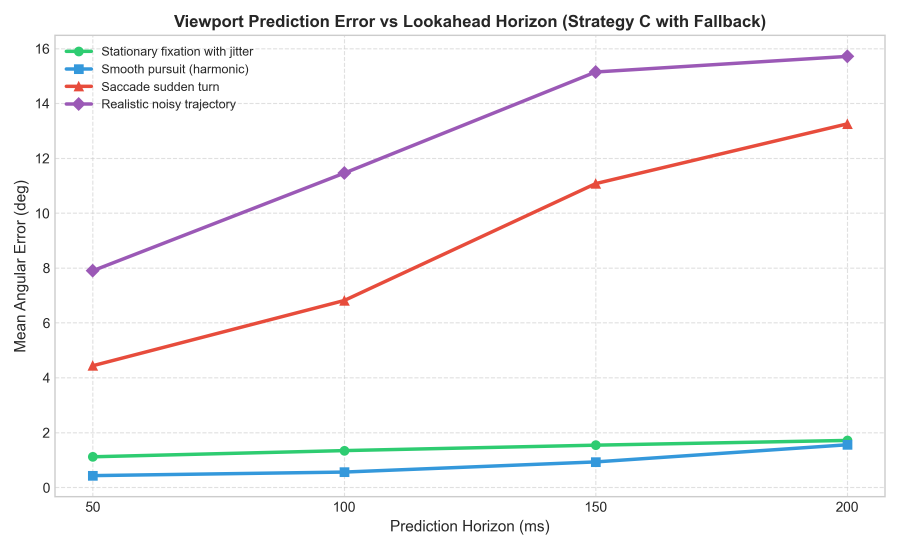
#> input picture experiments/prediction_error_vs_horizon.png, 2700 x 1650 px (shown at 1/3 size)
$ python -i video_codec.py   (imports and definitions only)
#> lines starting #> are read from the running program, lines starting #| are printed output that depends on the picture
"""H.264 / AVC video codec module using PyAV (FFmpeg / libx264).

This module implements:
1. Real H.264 encoding and decoding round-trips via PyAV.
2. Parameter validation for dimensions, bitrates, frame rates, and formats.
3. Explicit timestamps, time bases, and YUV420p pixel format.
4. Robust bitstream packetization and flushing.
5. Quality metrics: compressed bytes, encoding time, decoding time, PSNR, and SSIM.
6. Both standalone frame-level encode/decode and reusable streaming codec classes.

Limitations of Single-Frame H.264 Encoding:
------------------------------------------
H.264 is fundamentally an inter-frame (temporal) video codec relying on Groups
of Pictures (GOPs) with I-frames (Intra), P-frames (Predicted), and B-frames
(Bi-directional). When encoding a single standalone frame:
1. The encoder must emit full SPS (Sequence Parameter Set) and PPS (Picture
   Parameter Set) NAL units alongside an IDR (Instantaneous Decoder Refresh)
   keyframe.
2. Single-frame compression cannot leverage motion estimation or temporal
   redundancy.
3. Consequently, at very low bitrates, standalone single-frame H.264 carries
   header overhead compared to JPEG, whereas continuous video streams achieve
   far higher compression ratios through inter-frame prediction.
"""

from __future__ import annotations

import fractions
import io
import time
from typing import Any, Tuple, Union

import av
import numpy as np
from PIL import Image

from app.codecs.lossy import psnr


def _to_pil_rgb(img: Union[Image.Image, np.ndarray]) -> Image.Image:
    """Normalize input into an RGB PIL Image and validate."""
    if isinstance(img, Image.Image):
        if img.mode != "RGB":
            return img.convert("RGB")
        return img
    elif isinstance(img, np.ndarray):
        if img.ndim == 2:
            return Image.fromarray(img).convert("RGB")
        elif img.ndim == 3 and img.shape[2] in (3, 4):
            if img.shape[2] == 4:
                return Image.fromarray(img[..., :3].astype(np.uint8), "RGB")
            return Image.fromarray(img.astype(np.uint8), "RGB")
        else:
            raise ValueError(f"Unsupported numpy image shape: {img.shape}")
    else:
        raise TypeError(f"Expected PIL.Image or numpy.ndarray, got {type(img)}")


def validate_codec_params(width: int, height: int, bitrate_kbps: int, fps: int) -> None:
    """Validate encoding dimensions, bitrate, and frame rate."""
    if width <= 0 or height <= 0:
        raise ValueError(f"Dimensions must be positive, got {width}x{height}")
    if bitrate_kbps <= 0:
        raise ValueError(f"Bitrate must be positive, got {bitrate_kbps} kbps")
    if fps <= 0:
        raise ValueError(f"FPS must be positive, got {fps}")


# [59 lines left out: function compute_ssim, not called in this run]


def encode_frame(
    img: Union[Image.Image, np.ndarray],
    bitrate_kbps: int = 1000,
    fps: int = 30,
    preset: str = "veryfast",
    tune: str = "zerolatency",
) -> bytes:
    """Encode a single image into an Annex-B H.264 bitstream.

    Parameters:
        img: Input PIL Image or NumPy RGB array.
        bitrate_kbps: Target bitrate budget in kbps.
        fps: Target framerate for timebase configuration.
        preset: libx264 speed preset (default: 'veryfast').
        tune: libx264 tuning (default: 'zerolatency').

    Returns:
        Raw bytes of the H.264 bitstream (containing SPS, PPS, and IDR slice).
    """
    pil_img = _to_pil_rgb(img)
    w, h = pil_img.size
    validate_codec_params(w, h, bitrate_kbps, fps)

    # libx264 YUV420p requires even width and height
    pad_w = w % 2
    pad_h = h % 2
    if pad_w or pad_h:
        padded = Image.new("RGB", (w + pad_w, h + pad_h))
        padded.paste(pil_img, (0, 0))
        target_img = padded
        enc_w, enc_h = w + pad_w, h + pad_h
    else:
        target_img = pil_img
        enc_w, enc_h = w, h

    buf = io.BytesIO()
    try:
        container = av.open(buf, mode="w", format="h264")
        stream = container.add_stream("libx264", rate=fps)
        stream.width = enc_w
        stream.height = enc_h
        stream.pix_fmt = "yuv420p"
        stream.bit_rate = int(bitrate_kbps * 1000)
        stream.options = {"preset": preset, "tune": tune}

        vf = av.VideoFrame.from_image(target_img)
        vf.pts = 0
        vf.time_base = fractions.Fraction(1, fps)

        for pkt in stream.encode(vf):
            container.mux(pkt)
        for pkt in stream.encode(None):
            container.mux(pkt)

        container.close()
    except Exception as e:
        raise RuntimeError(f"H.264 encoding failed: {e}") from e

    data = buf.getvalue()
    if not data:
        raise RuntimeError("H.264 encoder produced empty bitstream")
    return data


# [35 lines left out: function decode_frame, not called in this run]


def h264_roundtrip(
    img: Union[Image.Image, np.ndarray],
    bitrate_kbps: int = 1000,
    fps: int = 30,
) -> Tuple[bytes, Image.Image, dict[str, Any]]:
    """Perform a complete H.264 encode/decode round-trip and measure metrics.

    Returns:
        (encoded_bytes, reconstructed_image, metrics_dict)
    """
    pil_img = _to_pil_rgb(img)
    orig_size = pil_img.size

    t0 = time.perf_counter()
    blob = encode_frame(pil_img, bitrate_kbps=bitrate_kbps, fps=fps)
    t1 = time.perf_counter()

    rec = decode_frame(blob, target_size=orig_size)
    t2 = time.perf_counter()

    encode_time_s = t1 - t0
    decode_time_s = t2 - t1

    psnr_val = psnr(pil_img, rec)
    ssim_val = compute_ssim(pil_img, rec)

    metrics = {
        "compressed_bytes": len(blob),
        "encode_time_s": encode_time_s,
        "decode_time_s": decode_time_s,
        "psnr_db": round(psnr_val, 2) if psnr_val != float("inf") else 99.0,
        "ssim": round(ssim_val, 4),
        "bitrate_kbps": bitrate_kbps,
        "fps": fps,
        "width": orig_size[0],
        "height": orig_size[1],
    }

    return blob, rec, metrics


class H264StreamEncoder:
    """Reusable streaming H.264 encoder for continuous sequence encoding.

    Maintains a continuous GOP, time base, and avoids per-frame container
    initialization overhead.
    """

    # [61 lines left out: functions __init__, encode_frame, flush, close, not called in this run]

>>> import cv2
>>> picture = cv2.imread('../../experiments/prediction_error_vs_horizon.png', cv2.IMREAD_GRAYSCALE)
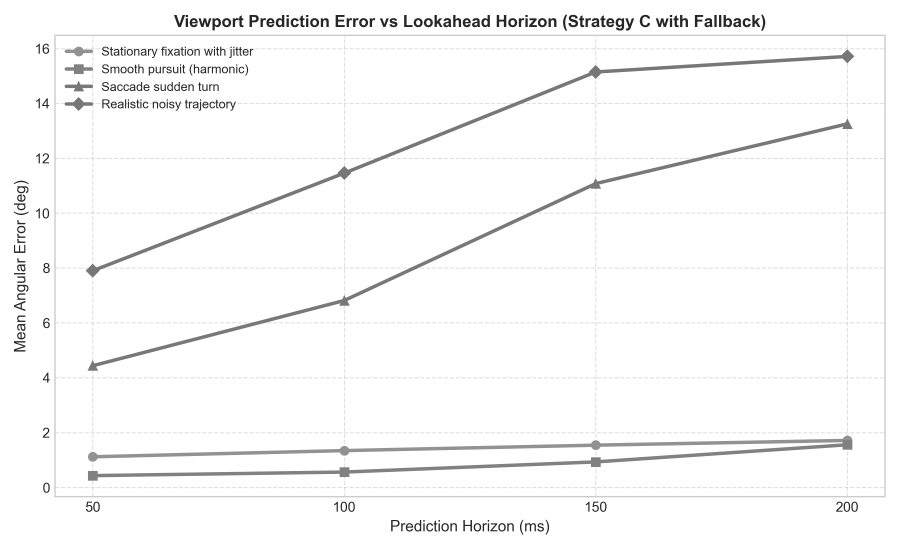
#> picture: shape (1650, 2700) (shown at 1/3 size); min 38, max 255, mean 248.5
>>> result = h264_roundtrip(picture)
#> (the run stopped early here; a loop or call above may not have finished)

$ run again, on experiments/prediction_strategies_comparison.png
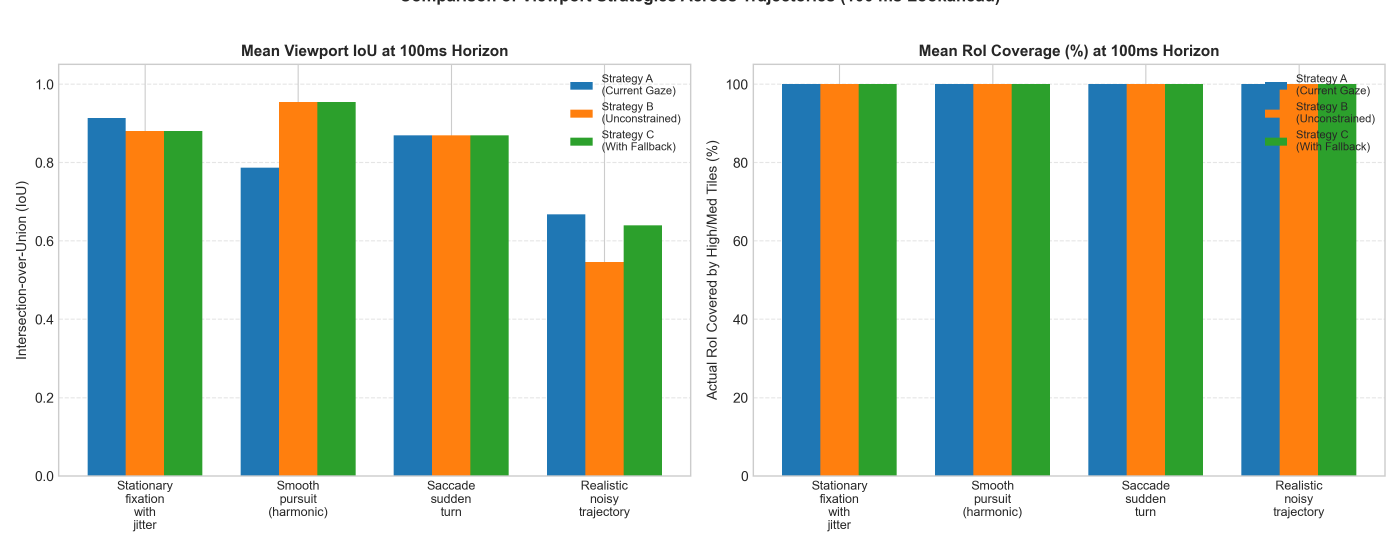
#> input picture experiments/prediction_strategies_comparison.png, 4200 x 1650 px (shown at 1/3 size)
#> `picture = cv2.imread('../../experiments/prediction_error_vs_horizon.pn..`:
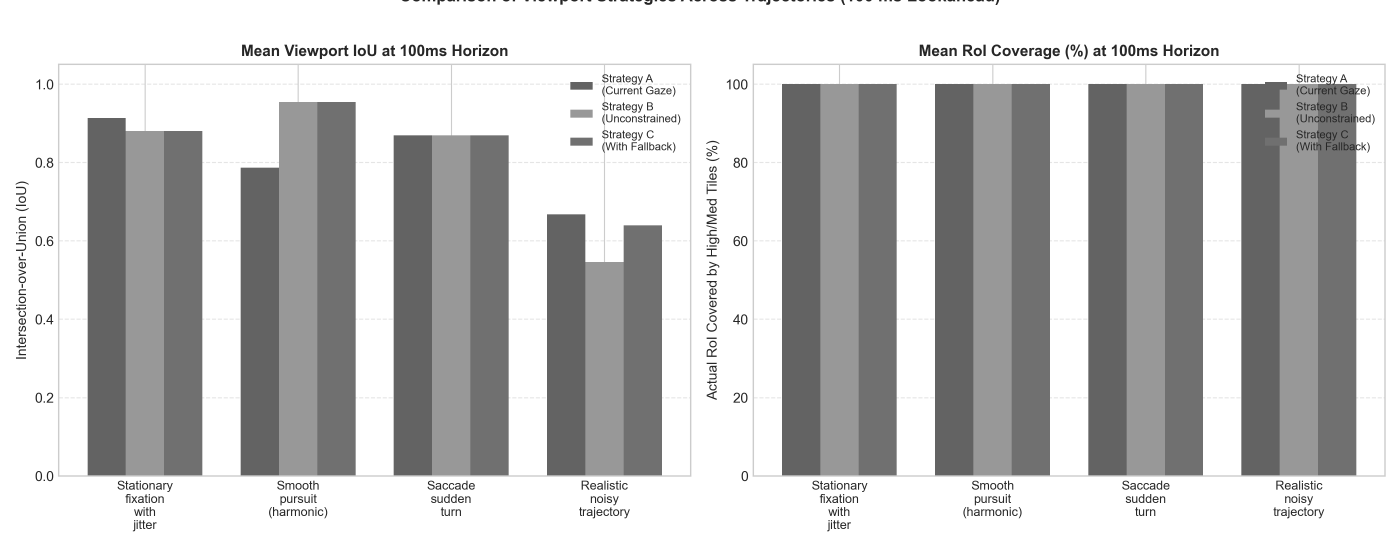
#> picture: shape (1650, 4200) (shown at 1/3 size); min 38, max 255, mean 194.9
